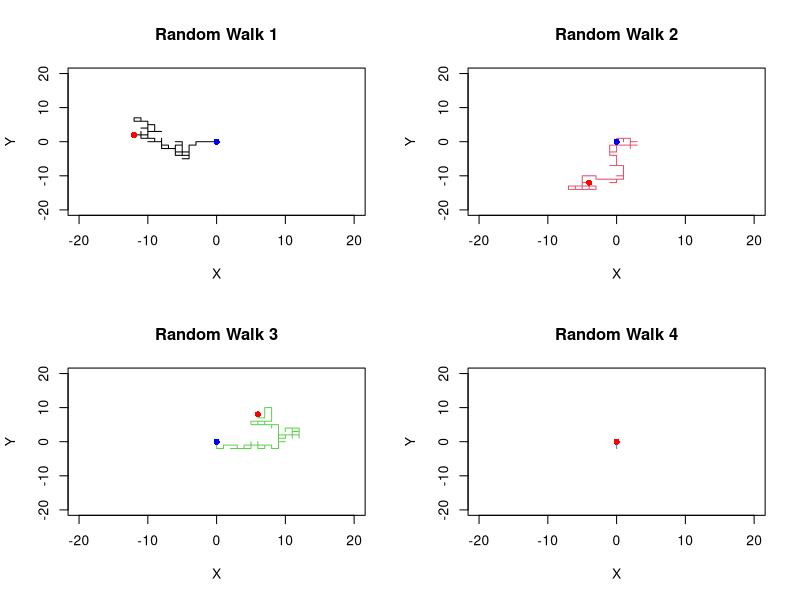

Source code (R):
#i: Write the MovingParticle function
MovingParticle <- function() {
  # Initialize starting position at the origin (0, 0)
x <- 0
y <- 0
max_steps <- 100
positions <- matrix(c(x, y), nrow = 2)  # Store the initial position
for (i in 1:max_steps) {
direction <- sample(c("up", "down", "left", "right"), 1)
# Update position based on the chosen direction
if (direction == "up") {
y <- y + 1
} else if (direction == "down") {
y <- y - 1
} else if (direction == "left") {
x <- x - 1
} else if (direction == "right") {
x <- x + 1
}
# Append the new position to the positions matrix
positions <- cbind(positions, c(x, y))
# Stop if back at the origin or 100 steps reached
if ((x == 0 && y == 0) && i > 0) {
break
  }
}
return(positions)
}
#ii:Plotting 4 random walk trajectories
par(mfrow = c(2, 2))  # Set up the plotting area for 4 plots
set.seed(123)  # For reproducibility
for (i in 1:4) {
positions <- MovingParticle()
plot(positions[1,], positions[2,], type = "l", col = i,
xlab = "X", ylab = "Y", main = paste("Random Walk", i),
xlim = c(-20, 20), ylim = c(-20, 20))
points(positions[1,1], positions[2,1], col = "blue", pch = 16)  # Start point
points(positions[1,ncol(positions)], positions[2,ncol(positions)], col = "red", pch = 16)  # End point
}
# Part iii: Monte Carlo simulation to estimate the probability of returning to origin
set.seed(123)  # For reproducibility
n_experiments <- 1000
results_10<-0
results_100<-0
results_200<-0

for (i in 1:n_experiments) {
  positions <- MovingParticle()
  steps <- ncol(positions) - 1  # Number of steps taken
  
  if (steps <= 10 && all(positions[, steps + 1] == c(0, 0))) {
    results_10 <- results_10 + 1
  }
  if (steps <= 100 && all(positions[, steps + 1] == c(0, 0))) {
    results_100 <- results_100 + 1
  }
  if (steps <= 200 && all(positions[, steps + 1] == c(0, 0))) {
    results_200 <- results_200 + 1
  }
}
prob_10_steps <- results_10 / n_experiments
prob_100_steps <- results_100 / n_experiments
prob_200_steps <- results_200 / n_experiments

cat("Probability of returning to origin in at most 10 steps:", prob_10_steps, "\n")
cat("Probability of returning to origin in at most 100 steps:", prob_100_steps, "\n")
cat("Probability of returning to origin in at most 200 steps:", prob_200_steps, "\n")

# Part iv: Monte Carlo simulation to estimate average number of steps to return to origin
set.seed(123)  # For reproducibility
total_steps_10 <- 0
total_steps_100 <- 0
total_steps_200 <- 0
count_10 <- 0
count_100 <- 0
count_200 <- 0

for (i in 1:n_experiments) {
  positions <- MovingParticle()
  steps <- ncol(positions) - 1  # Number of steps taken
  
  if (steps <= 10 && all(positions[, steps + 1] == c(0, 0))) {
    total_steps_10 <- total_steps_10 + steps
    count_10 <- count_10 + 1
  }
  if (steps <= 100 && all(positions[, steps + 1] == c(0, 0))) {
    total_steps_100 <- total_steps_100 + steps
    count_100 <- count_100 + 1
  }
  if (steps <= 200 && all(positions[, steps + 1] == c(0, 0))) {
    total_steps_200 <- total_steps_200 + steps
    count_200 <- count_200 + 1
  }
}

avg_steps_10 <- ifelse(count_10 > 0, total_steps_10 / count_10, NA)
avg_steps_100 <- ifelse(count_100 > 0, total_steps_100 / count_100, NA)
avg_steps_200 <- ifelse(count_200 > 0, total_steps_200 / count_200, NA)

cat("Average number of steps to return to origin in at most 10 steps:", avg_steps_10, "\n")
cat("Average number of steps to return to origin in at most 100 steps:", avg_steps_100, "\n")
cat("Average number of steps to return to origin in at most 200 steps:", avg_steps_200, "\n")


